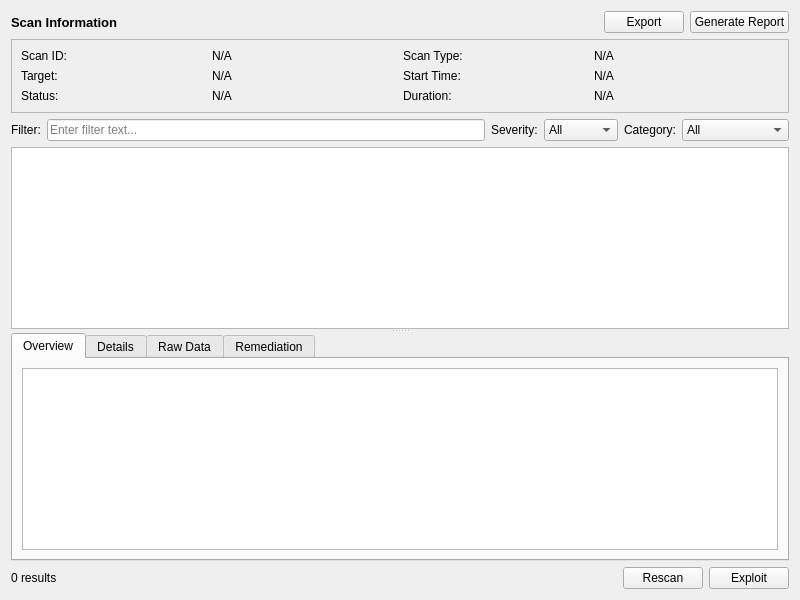
<?xml version="1.0" encoding="UTF-8"?>
<ui version="4.0">
 <class>ScanResultWindow</class>
 <widget class="QWidget" name="ScanResultWindow">
  <property name="geometry">
   <rect>
    <x>0</x>
    <y>0</y>
    <width>800</width>
    <height>600</height>
   </rect>
  </property>
  <property name="windowTitle">
   <string>Scan Results</string>
  </property>
  <property name="windowIcon">
   <iconset>
    <normaloff>../assets/icons/scan_result.png</normaloff>../assets/icons/scan_result.png</iconset>
  </property>
  <layout class="QVBoxLayout" name="verticalLayout">
   <item>
    <widget class="QWidget" name="headerWidget" native="true">
     <layout class="QHBoxLayout" name="horizontalLayout">
      <property name="leftMargin">
       <number>0</number>
      </property>
      <property name="topMargin">
       <number>0</number>
      </property>
      <property name="rightMargin">
       <number>0</number>
      </property>
      <property name="bottomMargin">
       <number>0</number>
      </property>
      <item>
       <widget class="QLabel" name="scanInfoLabel">
        <property name="font">
         <font>
          <pointsize>10</pointsize>
          <weight>75</weight>
          <bold>true</bold>
         </font>
        </property>
        <property name="text">
         <string>Scan Information</string>
        </property>
       </widget>
      </item>
      <item>
       <spacer name="horizontalSpacer">
        <property name="orientation">
         <enum>Qt::Horizontal</enum>
        </property>
        <property name="sizeHint" stdset="0">
         <size>
          <width>40</width>
          <height>20</height>
         </size>
        </property>
       </spacer>
      </item>
      <item>
       <widget class="QPushButton" name="exportButton">
        <property name="text">
         <string>Export</string>
        </property>
        <property name="icon">
         <iconset>
          <normaloff>../assets/icons/export.png</normaloff>../assets/icons/export.png</iconset>
        </property>
       </widget>
      </item>
      <item>
       <widget class="QPushButton" name="reportButton">
        <property name="text">
         <string>Generate Report</string>
        </property>
        <property name="icon">
         <iconset>
          <normaloff>../assets/icons/report.png</normaloff>../assets/icons/report.png</iconset>
        </property>
       </widget>
      </item>
     </layout>
    </widget>
   </item>
   <item>
    <widget class="QFrame" name="scanInfoFrame">
     <property name="frameShape">
      <enum>QFrame::StyledPanel</enum>
     </property>
     <property name="frameShadow">
      <enum>QFrame::Raised</enum>
     </property>
     <layout class="QGridLayout" name="gridLayout">
      <item row="0" column="0">
       <widget class="QLabel" name="scanIdLabel">
        <property name="text">
         <string>Scan ID:</string>
        </property>
       </widget>
      </item>
      <item row="0" column="1">
       <widget class="QLabel" name="scanIdValueLabel">
        <property name="text">
         <string>N/A</string>
        </property>
       </widget>
      </item>
      <item row="0" column="2">
       <widget class="QLabel" name="scanTypeLabel">
        <property name="text">
         <string>Scan Type:</string>
        </property>
       </widget>
      </item>
      <item row="0" column="3">
       <widget class="QLabel" name="scanTypeValueLabel">
        <property name="text">
         <string>N/A</string>
        </property>
       </widget>
      </item>
      <item row="1" column="0">
       <widget class="QLabel" name="targetLabel">
        <property name="text">
         <string>Target:</string>
        </property>
       </widget>
      </item>
      <item row="1" column="1">
       <widget class="QLabel" name="targetValueLabel">
        <property name="text">
         <string>N/A</string>
        </property>
       </widget>
      </item>
      <item row="1" column="2">
       <widget class="QLabel" name="startTimeLabel">
        <property name="text">
         <string>Start Time:</string>
        </property>
       </widget>
      </item>
      <item row="1" column="3">
       <widget class="QLabel" name="startTimeValueLabel">
        <property name="text">
         <string>N/A</string>
        </property>
       </widget>
      </item>
      <item row="2" column="0">
       <widget class="QLabel" name="statusLabel">
        <property name="text">
         <string>Status:</string>
        </property>
       </widget>
      </item>
      <item row="2" column="1">
       <widget class="QLabel" name="statusValueLabel">
        <property name="text">
         <string>N/A</string>
        </property>
       </widget>
      </item>
      <item row="2" column="2">
       <widget class="QLabel" name="durationLabel">
        <property name="text">
         <string>Duration:</string>
        </property>
       </widget>
      </item>
      <item row="2" column="3">
       <widget class="QLabel" name="durationValueLabel">
        <property name="text">
         <string>N/A</string>
        </property>
       </widget>
      </item>
     </layout>
    </widget>
   </item>
   <item>
    <widget class="QWidget" name="filterWidget" native="true">
     <layout class="QHBoxLayout" name="horizontalLayout_2">
      <property name="leftMargin">
       <number>0</number>
      </property>
      <property name="topMargin">
       <number>0</number>
      </property>
      <property name="rightMargin">
       <number>0</number>
      </property>
      <property name="bottomMargin">
       <number>0</number>
      </property>
      <item>
       <widget class="QLabel" name="filterLabel">
        <property name="text">
         <string>Filter:</string>
        </property>
       </widget>
      </item>
      <item>
       <widget class="QLineEdit" name="filterLineEdit">
        <property name="placeholderText">
         <string>Enter filter text...</string>
        </property>
        <property name="clearButtonEnabled">
         <bool>true</bool>
        </property>
       </widget>
      </item>
      <item>
       <widget class="QLabel" name="severityLabel">
        <property name="text">
         <string>Severity:</string>
        </property>
       </widget>
      </item>
      <item>
       <widget class="QComboBox" name="severityComboBox">
        <item>
         <property name="text">
          <string>All</string>
         </property>
        </item>
        <item>
         <property name="text">
          <string>Critical</string>
         </property>
        </item>
        <item>
         <property name="text">
          <string>High</string>
         </property>
        </item>
        <item>
         <property name="text">
          <string>Medium</string>
         </property>
        </item>
        <item>
         <property name="text">
          <string>Low</string>
         </property>
        </item>
        <item>
         <property name="text">
          <string>Info</string>
         </property>
        </item>
       </widget>
      </item>
      <item>
       <widget class="QLabel" name="categoryLabel">
        <property name="text">
         <string>Category:</string>
        </property>
       </widget>
      </item>
      <item>
       <widget class="QComboBox" name="categoryComboBox">
        <item>
         <property name="text">
          <string>All</string>
         </property>
        </item>
        <item>
         <property name="text">
          <string>Network</string>
         </property>
        </item>
        <item>
         <property name="text">
          <string>Service</string>
         </property>
        </item>
        <item>
         <property name="text">
          <string>Web</string>
         </property>
        </item>
        <item>
         <property name="text">
          <string>Authentication</string>
         </property>
        </item>
        <item>
         <property name="text">
          <string>Configuration</string>
         </property>
        </item>
        <item>
         <property name="text">
          <string>Vulnerability</string>
         </property>
        </item>
       </widget>
      </item>
     </layout>
    </widget>
   </item>
   <item>
    <widget class="QSplitter" name="splitter">
     <property name="orientation">
      <enum>Qt::Vertical</enum>
     </property>
     <widget class="QTreeView" name="resultsTreeView">
      <property name="alternatingRowColors">
       <bool>true</bool>
      </property>
      <property name="selectionMode">
       <enum>QAbstractItemView::SingleSelection</enum>
      </property>
      <property name="selectionBehavior">
       <enum>QAbstractItemView::SelectRows</enum>
      </property>
      <property name="sortingEnabled">
       <bool>true</bool>
      </property>
     </widget>
     <widget class="QTabWidget" name="detailsTabWidget">
      <property name="currentIndex">
       <number>0</number>
      </property>
      <widget class="QWidget" name="overviewTab">
       <attribute name="title">
        <string>Overview</string>
       </attribute>
       <layout class="QVBoxLayout" name="verticalLayout_2">
        <item>
         <widget class="QTextEdit" name="overviewTextEdit">
          <property name="readOnly">
           <bool>true</bool>
          </property>
         </widget>
        </item>
       </layout>
      </widget>
      <widget class="QWidget" name="detailsTab">
       <attribute name="title">
        <string>Details</string>
       </attribute>
       <layout class="QVBoxLayout" name="verticalLayout_3">
        <item>
         <widget class="QTableView" name="detailsTableView">
          <property name="alternatingRowColors">
           <bool>true</bool>
          </property>
          <property name="selectionBehavior">
           <enum>QAbstractItemView::SelectRows</enum>
          </property>
          <attribute name="horizontalHeaderStretchLastSection">
           <bool>true</bool>
          </attribute>
         </widget>
        </item>
       </layout>
      </widget>
      <widget class="QWidget" name="rawTab">
       <attribute name="title">
        <string>Raw Data</string>
       </attribute>
       <layout class="QVBoxLayout" name="verticalLayout_4">
        <item>
         <widget class="QTextEdit" name="rawTextEdit">
          <property name="readOnly">
           <bool>true</bool>
          </property>
          <property name="font">
           <font>
            <family>Consolas</family>
           </font>
          </property>
         </widget>
        </item>
       </layout>
      </widget>
      <widget class="QWidget" name="remediationTab">
       <attribute name="title">
        <string>Remediation</string>
       </attribute>
       <layout class="QVBoxLayout" name="verticalLayout_5">
        <item>
         <widget class="QTextEdit" name="remediationTextEdit">
          <property name="readOnly">
           <bool>true</bool>
          </property>
         </widget>
        </item>
       </layout>
      </widget>
     </widget>
    </widget>
   </item>
   <item>
    <widget class="QWidget" name="statusWidget" native="true">
     <layout class="QHBoxLayout" name="horizontalLayout_3">
      <property name="leftMargin">
       <number>0</number>
      </property>
      <property name="topMargin">
       <number>0</number>
      </property>
      <property name="rightMargin">
       <number>0</number>
      </property>
      <property name="bottomMargin">
       <number>0</number>
      </property>
      <item>
       <widget class="QLabel" name="resultCountLabel">
        <property name="text">
         <string>0 results</string>
        </property>
       </widget>
      </item>
      <item>
       <spacer name="horizontalSpacer_2">
        <property name="orientation">
         <enum>Qt::Horizontal</enum>
        </property>
        <property name="sizeHint" stdset="0">
         <size>
          <width>40</width>
          <height>20</height>
         </size>
        </property>
       </spacer>
      </item>
      <item>
       <widget class="QPushButton" name="rescanButton">
        <property name="text">
         <string>Rescan</string>
        </property>
        <property name="icon">
         <iconset>
          <normaloff>../assets/icons/rescan.png</normaloff>../assets/icons/rescan.png</iconset>
        </property>
       </widget>
      </item>
      <item>
       <widget class="QPushButton" name="exploitButton">
        <property name="text">
         <string>Exploit</string>
        </property>
        <property name="icon">
         <iconset>
          <normaloff>../assets/icons/exploit.png</normaloff>../assets/icons/exploit.png</iconset>
        </property>
       </widget>
      </item>
     </layout>
    </widget>
   </item>
  </layout>
 </widget>
 <resources/>
 <connections/>
</ui>
